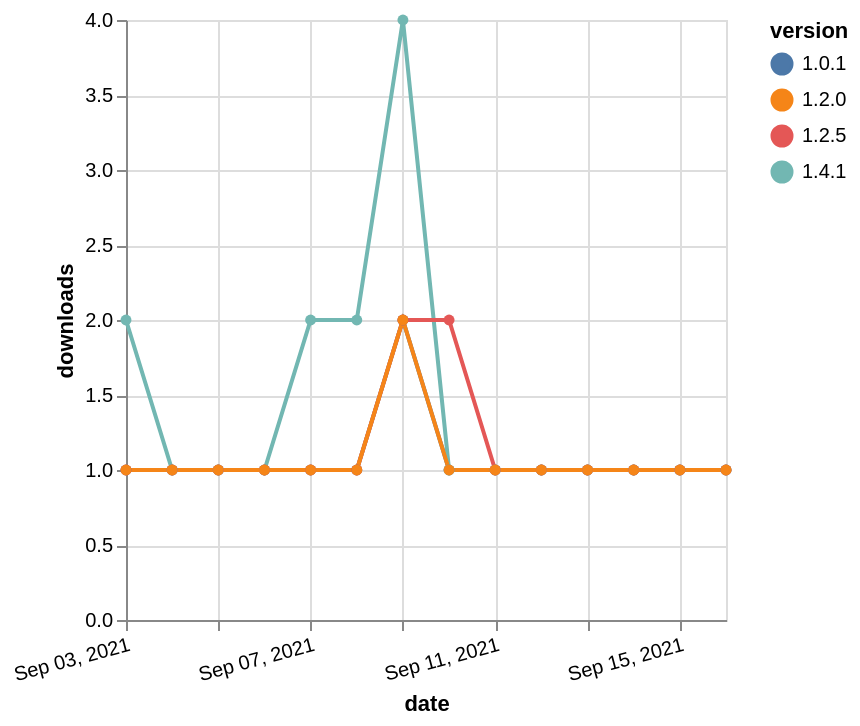

Source (Vega-Lite JSON):
### Vega-Lite specification from a JSON file in a GitHub repository (floating-point values rounded to 4 significant figures)
{"$schema": "https://vega.github.io/schema/vega-lite/v5.json", "description": "A simple bar chart with embedded data.", "data": {"values": [{"date": "2021-09-03", "total": 165, "delta": 1, "version": "1.0.1"}, {"date": "2021-09-04", "total": 166, "delta": 1, "version": "1.0.1"}, {"date": "2021-09-05", "total": 167, "delta": 1, "version": "1.0.1"}, {"date": "2021-09-06", "total": 168, "delta": 1, "version": "1.0.1"}, {"date": "2021-09-07", "total": 169, "delta": 1, "version": "1.0.1"}, {"date": "2021-09-08", "total": 170, "delta": 1, "version": "1.0.1"}, {"date": "2021-09-09", "total": 172, "delta": 2, "version": "1.0.1"}, {"date": "2021-09-10", "total": 173, "delta": 1, "version": "1.0.1"}, {"date": "2021-09-11", "total": 174, "delta": 1, "version": "1.0.1"}, {"date": "2021-09-12", "total": 175, "delta": 1, "version": "1.0.1"}, {"date": "2021-09-13", "total": 176, "delta": 1, "version": "1.0.1"}, {"date": "2021-09-14", "total": 177, "delta": 1, "version": "1.0.1"}, {"date": "2021-09-15", "total": 178, "delta": 1, "version": "1.0.1"}, {"date": "2021-09-16", "total": 179, "delta": 1, "version": "1.0.1"}, {"date": "2021-09-03", "total": 148, "delta": 2, "version": "1.4.1"}, {"date": "2021-09-04", "total": 149, "delta": 1, "version": "1.4.1"}, {"date": "2021-09-05", "total": 150, "delta": 1, "version": "1.4.1"}, {"date": "2021-09-06", "total": 151, "delta": 1, "version": "1.4.1"}, {"date": "2021-09-07", "total": 153, "delta": 2, "version": "1.4.1"}, {"date": "2021-09-08", "total": 155, "delta": 2, "version": "1.4.1"}, {"date": "2021-09-09", "total": 159, "delta": 4, "version": "1.4.1"}, {"date": "2021-09-10", "total": 160, "delta": 1, "version": "1.4.1"}, {"date": "2021-09-11", "total": 161, "delta": 1, "version": "1.4.1"}, {"date": "2021-09-12", "total": 162, "delta": 1, "version": "1.4.1"}, {"date": "2021-09-13", "total": 163, "delta": 1, "version": "1.4.1"}, {"date": "2021-09-14", "total": 164, "delta": 1, "version": "1.4.1"}, {"date": "2021-09-15", "total": 165, "delta": 1, "version": "1.4.1"}, {"date": "2021-09-16", "total": 166, "delta": 1, "version": "1.4.1"}, {"date": "2021-09-03", "total": 157, "delta": 1, "version": "1.2.5"}, {"date": "2021-09-04", "total": 158, "delta": 1, "version": "1.2.5"}, {"date": "2021-09-05", "total": 159, "delta": 1, "version": "1.2.5"}, {"date": "2021-09-06", "total": 160, "delta": 1, "version": "1.2.5"}, {"date": "2021-09-07", "total": 161, "delta": 1, "version": "1.2.5"}, {"date": "2021-09-08", "total": 162, "delta": 1, "version": "1.2.5"}, {"date": "2021-09-09", "total": 164, "delta": 2, "version": "1.2.5"}, {"date": "2021-09-10", "total": 166, "delta": 2, "version": "1.2.5"}, {"date": "2021-09-11", "total": 167, "delta": 1, "version": "1.2.5"}, {"date": "2021-09-12", "total": 168, "delta": 1, "version": "1.2.5"}, {"date": "2021-09-13", "total": 169, "delta": 1, "version": "1.2.5"}, {"date": "2021-09-14", "total": 170, "delta": 1, "version": "1.2.5"}, {"date": "2021-09-15", "total": 171, "delta": 1, "version": "1.2.5"}, {"date": "2021-09-16", "total": 172, "delta": 1, "version": "1.2.5"}, {"date": "2021-09-03", "total": 176, "delta": 1, "version": "1.2.0"}, {"date": "2021-09-04", "total": 177, "delta": 1, "version": "1.2.0"}, {"date": "2021-09-05", "total": 178, "delta": 1, "version": "1.2.0"}, {"date": "2021-09-06", "total": 179, "delta": 1, "version": "1.2.0"}, {"date": "2021-09-07", "total": 180, "delta": 1, "version": "1.2.0"}, {"date": "2021-09-08", "total": 181, "delta": 1, "version": "1.2.0"}, {"date": "2021-09-09", "total": 183, "delta": 2, "version": "1.2.0"}, {"date": "2021-09-10", "total": 184, "delta": 1, "version": "1.2.0"}, {"date": "2021-09-11", "total": 185, "delta": 1, "version": "1.2.0"}, {"date": "2021-09-12", "total": 186, "delta": 1, "version": "1.2.0"}, {"date": "2021-09-13", "total": 187, "delta": 1, "version": "1.2.0"}, {"date": "2021-09-14", "total": 188, "delta": 1, "version": "1.2.0"}, {"date": "2021-09-15", "total": 189, "delta": 1, "version": "1.2.0"}, {"date": "2021-09-16", "total": 190, "delta": 1, "version": "1.2.0"}]}, "width": "container", "mark": {"type": "line", "point": {"filled": true}}, "encoding": {"x": {"field": "date", "type": "temporal", "timeUnit": "yearmonthdate", "title": "date", "axis": {"labelAngle": -15}}, "y": {"field": "delta", "type": "quantitative", "title": "downloads"}, "color": {"field": "version", "type": "nominal"}, "tooltip": {"field": "delta"}}}
